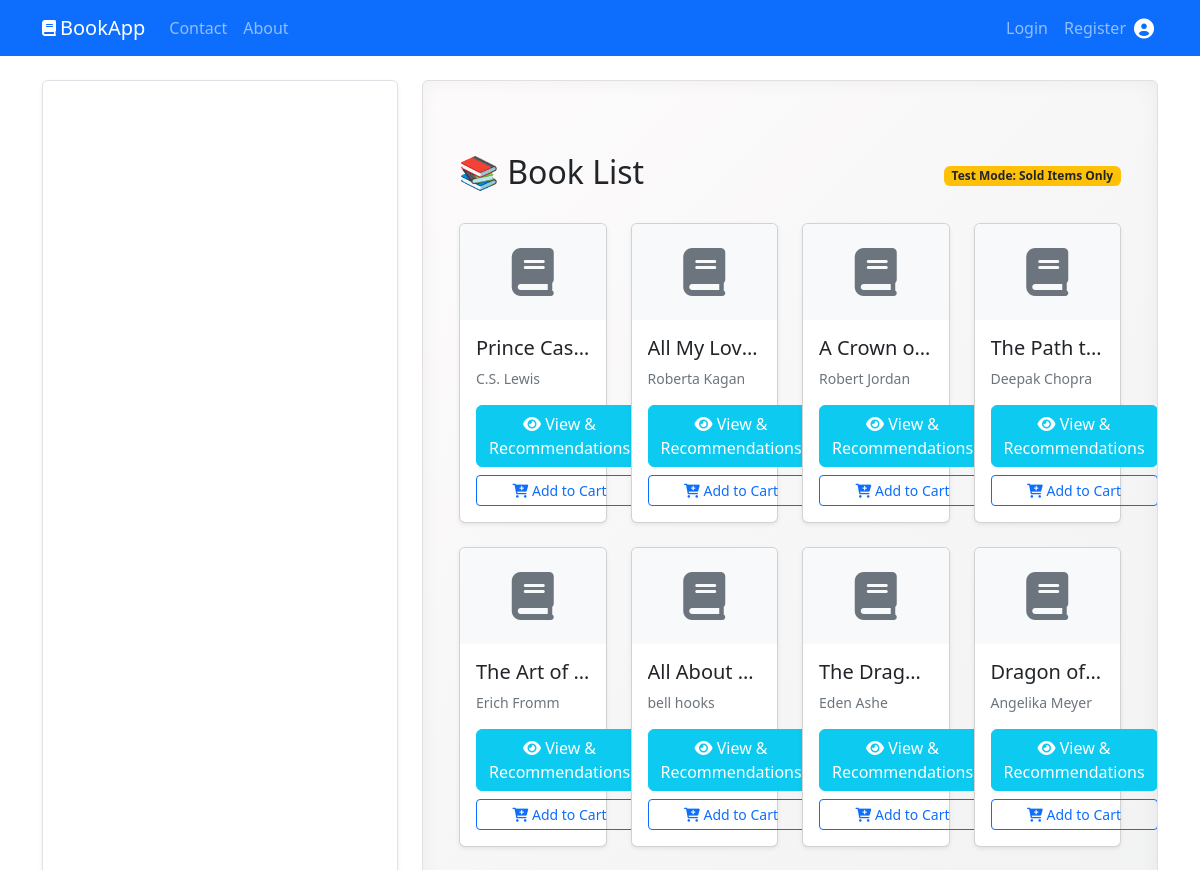
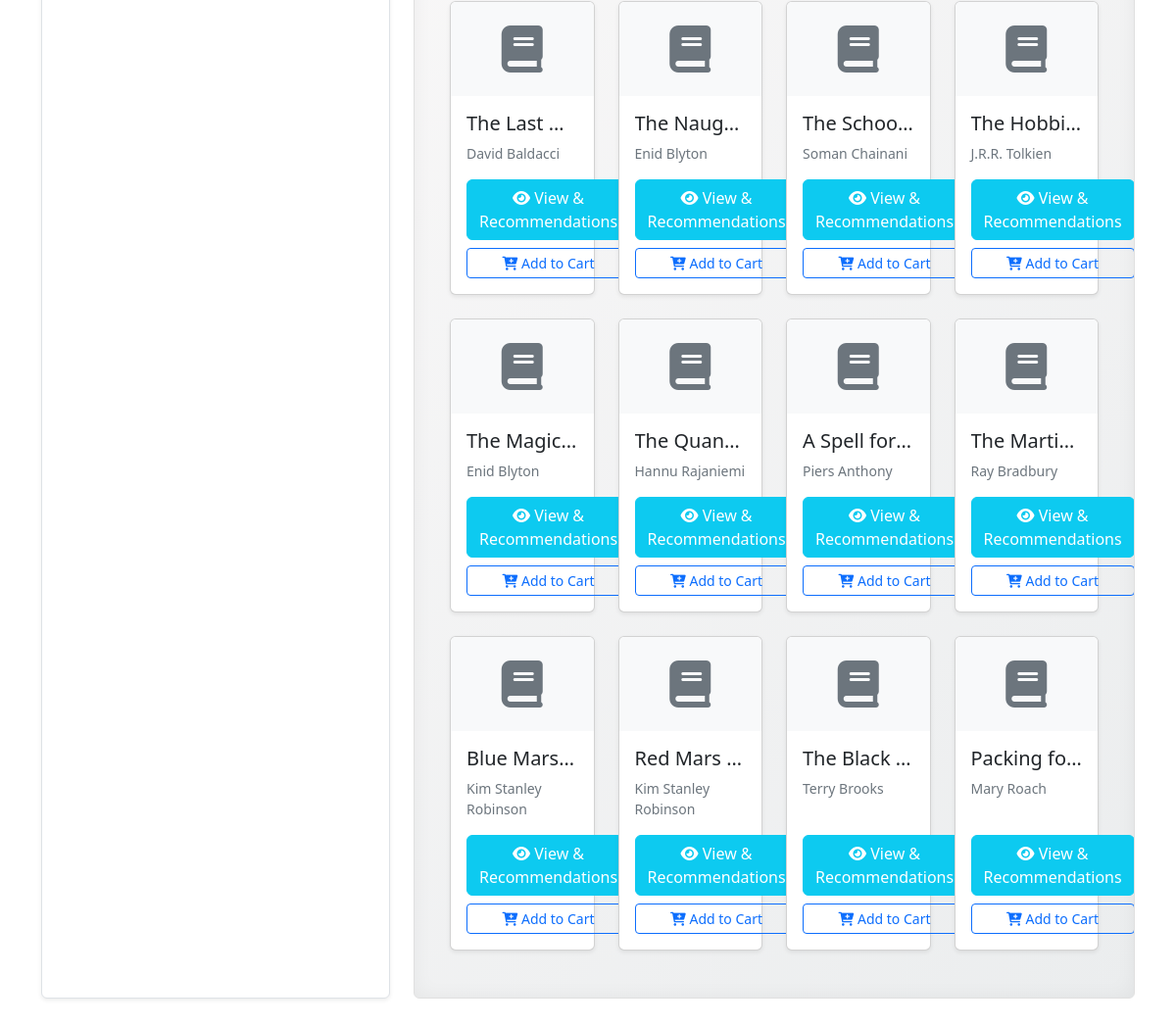
Page /cart/ on the committed database (2 pictures, top to bottom).
### cart/models.py (models this page shows, shortened)
class Product(models.Model):
    external_url = models.URLField(max_length=500, unique=True)
    name = models.CharField(max_length=255)
    author = models.CharField(max_length=150)
    average_rating = models.DecimalField(max_digits=3, decimal_places=2, null=True, blank=True)

### cart/views.py (the view, shortened to what this page needs)
# urls.py: path('', views.book_list, name='book_list'),
def book_list(request):
    products = Product.objects.filter(orderitem__isnull=False).distinct()
    if not products.exists():
        products = Product.objects.all()[:20]
    personalized_products = []
    interest_keywords = ""
    context = {
        'products': products,
        'personalized_products': personalized_products,
        'user_interests': interest_keywords
    }
    return render(request, 'cart/book_list.html', context)

### cart/templates/cart/book_list.html (shortened to what this page needs)
{% extends 'base.html' %}
{% block content %}
<div class="container mt-5">
    <div class="d-flex justify-content-between align-items-center mb-4">
        <h2>📚 Book List</h2>
        <span class="badge bg-warning text-dark">Test Mode: Sold Items Only</span>
    </div>
    {% if products %}
    <div class="row">
        {% for product in products %}
        <div class="col-md-3 mb-4">
            <div class="card h-100 shadow-sm">
                <div class="card-img-top bg-light text-center py-4">
                    <i class="fas fa-book fa-3x text-secondary"></i>
                </div>
                <div class="card-body d-flex flex-column">
                    <h5 class="card-title text-truncate">{{ product.name }}</h5>
                    <p class="card-text text-muted small">{{ product.author }}</p>
                    <div class="mt-auto d-grid gap-2">
                        <a href="{% url 'product_detail' product.id %}" class="btn btn-info text-white">
                            <i class="fas fa-eye"></i> View & Recommendations
                        </a>
                        <form action="{% url 'add_to_cart' product.id %}" method="POST" class="d-grid">
                            <button type="submit" class="btn btn-outline-primary btn-sm">
                                <i class="fas fa-cart-plus"></i> Add to Cart
                            </button>
                        </form>
                    </div>
                </div>
            </div>
        </div>
        {% endfor %}
    </div>
    {% else %}
    <div class="alert alert-info">
        No sales recorded yet. To test the system, please add random products to your cart and complete a purchase.
    </div>
    {% endif %}
</div>
{% endblock %}

### templates/base.html (shortened to what this page needs)
<!DOCTYPE html>
<html lang="en">
<head>
    <link rel="stylesheet" href="https://cdnjs.cloudflare.com/ajax/libs/bootstrap/5.2.2/css/bootstrap.min.css"/>
    <link rel="stylesheet" href="https://cdnjs.cloudflare.com/ajax/libs/font-awesome/6.0.0/css/all.min.css"/>
</head>
<body>
    {% include "partials/nav_bar.html" %}
    <div class="container mt-4">
        <div class="row g-4"> <div class="col-lg-4 col-md-5">
                <div class="h-100 p-3 bg-white rounded shadow-sm border">
                </div>
            </div>
            <div class="col-lg-8 col-md-7">
                <div class="showcase-area rounded d-flex align-items-center justify-content-center p-4 position-relative overflow-hidden">
                    {% block content %}{% endblock content %}
                </div>
            </div>
        </div>
    </div>
</body>
</html>

### templates/partials/nav_bar.html (shortened to what this page needs)
    <nav class="navbar navbar-expand-lg bg-primary navbar-dark">
        <div class="container">
            <i class="fa-solid fa-book text-white me-1"></i>
            <a href="/" class="navbar-brand">BookApp</a>
            <div class="collapse navbar-collapse" id ="navbar">
                <ul class="navbar-nav me-auto">
                    <li class="nav-item">
                        <a href="/contact" class="nav-link">Contact</a>
                    </li>
                    <li class="nav-item">
                        <a href="/about" class="nav-link">About</a>
                    </li>
                </ul>
                <ul class="navbar-nav me-0">
                    {% if user.is_authenticated %}
                        <li class="nav-item">
                            <a href="#" class="nav-link">Welcome, {{user.username}}</a>
                        </li>
                        <li class="nav-item">
                            <a href="{% url 'cart_detail' %}" class="nav-link">Cart</a>
                        </li>
                        <li class="nav-item">
                            <a href="{% url 'user_logout' %}" class="nav-link">Logout</a>
                        </li>
                        <li class="nav-item">
                            <a href="{% url 'pass_change' %}" class="nav-link">Change Password</a>
                        </li>
                    {% else %}
                        <li class="nav-item">
                            <a href="{% url 'user_login'%}" class="nav-link">Login</a>
                        </li>
                        <li class="nav-item">
                            <a href="{% url 'user_register' %}" class="nav-link">Register</a>
                        </li>
                    {% endif %}
                </ul>
                <i class="fa-solid fa-circle-user fa-lg text-white me-1"></i>
            </div>
        </div>
    </nav>

### templates/base.html (style rules this page uses)
.showcase-area { background: linear-gradient(135deg, #fdfbfb 0%, #ebedee 100%); border: 1px solid #e0e0e0; box-shadow: inset 0 0 20px rgba(0,0,0,0.05); min-height: 550px; }

### rows in the picture
Product: name "Prince Cas…", author "C.S. Lewis"
Product: name "The Art of…", author "Erich Fromm"
Product: name "The Hobbi…", author "J.R.R. Tolkien"
Product: name "The Magic…", author "Enid Blyton"
Product: name "A Spell for…", author "Piers Anthony"
Product: name "The Marti…", author "Ray Bradbury"
Product: name "Packing fo…", author "Mary Roach"
